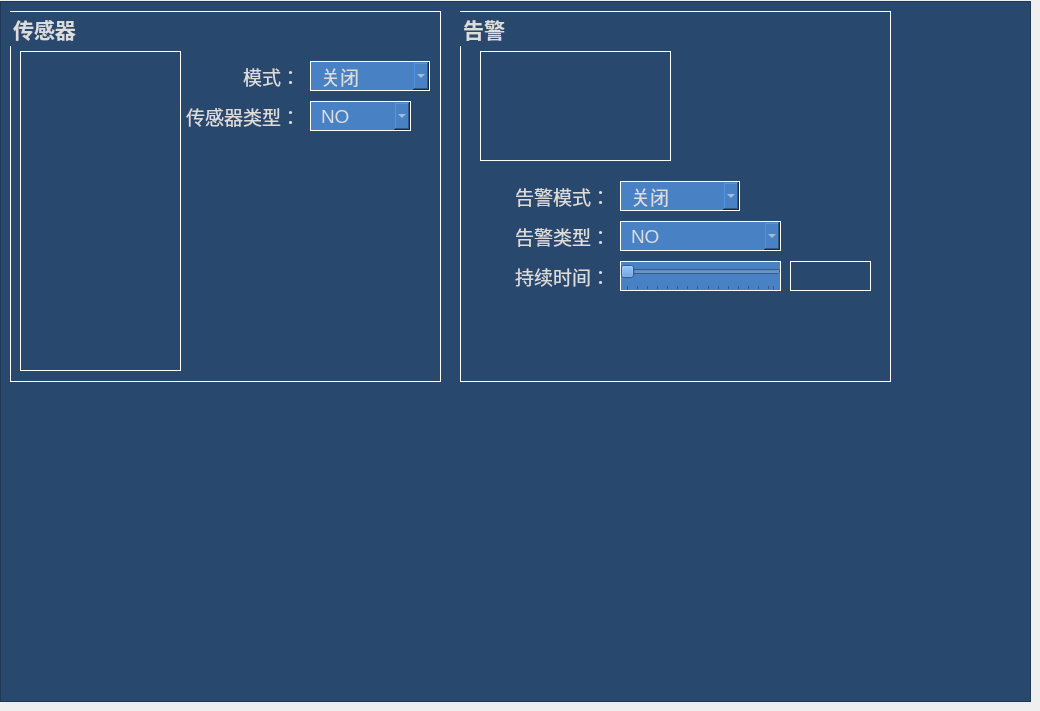
   <widget class="QWidget" name="tab_dio">
    <attribute name="title">
     <string>DIO</string>
    </attribute>
    <widget class="QFrame" name="frame_7">
     <property name="geometry">
      <rect>
       <x>0</x>
       <y>1</y>
       <width>1031</width>
       <height>701</height>
      </rect>
     </property>
     <property name="styleSheet">
      <string notr="true">background: rgb(40, 72, 110);
color: rgb(220, 220, 220);</string>
     </property>
     <property name="frameShape">
      <enum>QFrame::StyledPanel</enum>
     </property>
     <property name="frameShadow">
      <enum>QFrame::Raised</enum>
     </property>
     <widget class="QGroupBox" name="sensorgroupBox">
      <property name="geometry">
       <rect>
        <x>10</x>
        <y>10</y>
        <width>431</width>
        <height>371</height>
       </rect>
      </property>
      <property name="font">
       <font>
        <family>Tahoma</family>
        <pointsize>16</pointsize>
        <weight>75</weight>
        <bold>true</bold>
       </font>
      </property>
      <property name="styleSheet">
       <string notr="true">background: transparent;
border: 1 solid rgb(255,255,255);</string>
      </property>
      <property name="title">
       <string>传感器</string>
      </property>
      <widget class="QTreeWidget" name="sensortreeWidget">
       <property name="enabled">
        <bool>true</bool>
       </property>
       <property name="geometry">
        <rect>
         <x>10</x>
         <y>40</y>
         <width>161</width>
         <height>320</height>
        </rect>
       </property>
       <property name="font">
        <font>
         <family>Tahoma</family>
         <pointsize>14</pointsize>
        </font>
       </property>
       <property name="styleSheet">
        <string notr="true">background: rgb(40, 72, 110);
color: rgb(200, 200, 200);
padding-top: 10; padding-bottom:10;padding-left: 2; padding-right:2;</string>
       </property>
       <property name="frameShape">
        <enum>QFrame::Box</enum>
       </property>
       <property name="frameShadow">
        <enum>QFrame::Raised</enum>
       </property>
       <property name="lineWidth">
        <number>2</number>
       </property>
       <property name="autoScroll">
        <bool>false</bool>
       </property>
       <property name="autoScrollMargin">
        <number>16</number>
       </property>
       <property name="horizontalScrollMode">
        <enum>QAbstractItemView::ScrollPerItem</enum>
       </property>
       <property name="indentation">
        <number>20</number>
       </property>
       <property name="headerHidden">
        <bool>true</bool>
       </property>
       <attribute name="headerVisible">
        <bool>false</bool>
       </attribute>
       <attribute name="headerHighlightSections">
        <bool>false</bool>
       </attribute>
       <attribute name="headerShowSortIndicator" stdset="0">
        <bool>false</bool>
       </attribute>
       <attribute name="headerStretchLastSection">
        <bool>true</bool>
       </attribute>
       <column>
        <property name="text">
         <string notr="true">1</string>
        </property>
       </column>
      </widget>
      <widget class="QLabel" name="sensortypelabel">
       <property name="geometry">
        <rect>
         <x>170</x>
         <y>90</y>
         <width>120</width>
         <height>30</height>
        </rect>
       </property>
       <property name="font">
        <font>
         <family>Tahoma</family>
         <pointsize>14</pointsize>
        </font>
       </property>
       <property name="styleSheet">
        <string notr="true">background: transparent;
border: 0;</string>
       </property>
       <property name="text">
        <string>传感器类型：</string>
       </property>
       <property name="alignment">
        <set>Qt::AlignRight|Qt::AlignTrailing|Qt::AlignVCenter</set>
       </property>
      </widget>
      <widget class="QComboBox" name="sensortypecomboBox">
       <property name="enabled">
        <bool>true</bool>
       </property>
       <property name="geometry">
        <rect>
         <x>300</x>
         <y>90</y>
         <width>101</width>
         <height>30</height>
        </rect>
       </property>
       <property name="font">
        <font>
         <family>Tahoma</family>
         <pointsize>14</pointsize>
        </font>
       </property>
       <property name="cursor">
        <cursorShape>PointingHandCursor</cursorShape>
       </property>
       <property name="styleSheet">
        <string notr="true">background: rgb(72, 130, 197);
color: rgb(220, 220, 220);
padding-left: 10; padding-right:10;</string>
       </property>
       <item>
        <property name="text">
         <string>NO</string>
        </property>
       </item>
       <item>
        <property name="text">
         <string>NC</string>
        </property>
       </item>
      </widget>
      <widget class="QLabel" name="sensorenablelabel">
       <property name="geometry">
        <rect>
         <x>170</x>
         <y>50</y>
         <width>120</width>
         <height>30</height>
        </rect>
       </property>
       <property name="font">
        <font>
         <family>Tahoma</family>
         <pointsize>14</pointsize>
        </font>
       </property>
       <property name="styleSheet">
        <string notr="true">background: transparent;
border: 0;</string>
       </property>
       <property name="text">
        <string>模式：</string>
       </property>
       <property name="alignment">
        <set>Qt::AlignRight|Qt::AlignTrailing|Qt::AlignVCenter</set>
       </property>
      </widget>
      <widget class="QComboBox" name="sensorenable">
       <property name="enabled">
        <bool>true</bool>
       </property>
       <property name="geometry">
        <rect>
         <x>300</x>
         <y>50</y>
         <width>120</width>
         <height>30</height>
        </rect>
       </property>
       <property name="font">
        <font>
         <family>Tahoma</family>
         <pointsize>14</pointsize>
        </font>
       </property>
       <property name="cursor">
        <cursorShape>PointingHandCursor</cursorShape>
       </property>
       <property name="contextMenuPolicy">
        <enum>Qt::NoContextMenu</enum>
       </property>
       <property name="styleSheet">
        <string notr="true">background: rgb(72, 130, 197);
color: rgb(220, 220, 220);
padding-left: 10; padding-right:10;</string>
       </property>
       <property name="insertPolicy">
        <enum>QComboBox::NoInsert</enum>
       </property>
       <item>
        <property name="text">
         <string>关闭</string>
        </property>
       </item>
       <item>
        <property name="text">
         <string>打开</string>
        </property>
       </item>
      </widget>
     </widget>
     <widget class="QGroupBox" name="alarmgroupBox">
      <property name="geometry">
       <rect>
        <x>460</x>
        <y>10</y>
        <width>431</width>
        <height>371</height>
       </rect>
      </property>
      <property name="font">
       <font>
        <family>Tahoma</family>
        <pointsize>16</pointsize>
        <weight>75</weight>
        <bold>true</bold>
       </font>
      </property>
      <property name="styleSheet">
       <string notr="true">background: transparent;
border: 1 solid rgb(255,255,255);</string>
      </property>
      <property name="title">
       <string>告警</string>
      </property>
      <widget class="QTreeWidget" name="alarmtreeWidget">
       <property name="enabled">
        <bool>true</bool>
       </property>
       <property name="geometry">
        <rect>
         <x>20</x>
         <y>40</y>
         <width>191</width>
         <height>110</height>
        </rect>
       </property>
       <property name="font">
        <font>
         <family>Tahoma</family>
         <pointsize>14</pointsize>
        </font>
       </property>
       <property name="styleSheet">
        <string notr="true">background: rgb(40, 72, 110);
color: rgb(200, 200, 200);
padding-top: 10; padding-bottom:10;padding-left: 2; padding-right:2;</string>
       </property>
       <property name="frameShape">
        <enum>QFrame::Box</enum>
       </property>
       <property name="frameShadow">
        <enum>QFrame::Raised</enum>
       </property>
       <property name="lineWidth">
        <number>2</number>
       </property>
       <property name="autoScroll">
        <bool>false</bool>
       </property>
       <property name="autoScrollMargin">
        <number>16</number>
       </property>
       <property name="horizontalScrollMode">
        <enum>QAbstractItemView::ScrollPerItem</enum>
       </property>
       <property name="indentation">
        <number>20</number>
       </property>
       <property name="headerHidden">
        <bool>true</bool>
       </property>
       <attribute name="headerVisible">
        <bool>false</bool>
       </attribute>
       <attribute name="headerHighlightSections">
        <bool>false</bool>
       </attribute>
       <attribute name="headerShowSortIndicator" stdset="0">
        <bool>false</bool>
       </attribute>
       <attribute name="headerStretchLastSection">
        <bool>true</bool>
       </attribute>
       <column>
        <property name="text">
         <string notr="true">1</string>
        </property>
       </column>
      </widget>
      <widget class="QLabel" name="alarmenablelabel">
       <property name="geometry">
        <rect>
         <x>19</x>
         <y>170</y>
         <width>131</width>
         <height>30</height>
        </rect>
       </property>
       <property name="font">
        <font>
         <family>Tahoma</family>
         <pointsize>14</pointsize>
        </font>
       </property>
       <property name="styleSheet">
        <string notr="true">background: transparent;
border: 0;</string>
       </property>
       <property name="text">
        <string>告警模式：</string>
       </property>
       <property name="alignment">
        <set>Qt::AlignRight|Qt::AlignTrailing|Qt::AlignVCenter</set>
       </property>
      </widget>
      <widget class="QComboBox" name="alarmtypecomboBox">
       <property name="enabled">
        <bool>true</bool>
       </property>
       <property name="geometry">
        <rect>
         <x>160</x>
         <y>210</y>
         <width>161</width>
         <height>30</height>
        </rect>
       </property>
       <property name="font">
        <font>
         <family>Tahoma</family>
         <pointsize>14</pointsize>
        </font>
       </property>
       <property name="cursor">
        <cursorShape>PointingHandCursor</cursorShape>
       </property>
       <property name="styleSheet">
        <string notr="true">background: rgb(72, 130, 197);
color: rgb(220, 220, 220);
padding-left: 10; padding-right:10;</string>
       </property>
       <item>
        <property name="text">
         <string>NO</string>
        </property>
       </item>
       <item>
        <property name="text">
         <string>NC</string>
        </property>
       </item>
      </widget>
      <widget class="QLabel" name="alarmtypelabel">
       <property name="geometry">
        <rect>
         <x>19</x>
         <y>210</y>
         <width>131</width>
         <height>30</height>
        </rect>
       </property>
       <property name="font">
        <font>
         <family>Tahoma</family>
         <pointsize>14</pointsize>
        </font>
       </property>
       <property name="styleSheet">
        <string notr="true">background: transparent;
border: 0;</string>
       </property>
       <property name="text">
        <string>告警类型：</string>
       </property>
       <property name="alignment">
        <set>Qt::AlignRight|Qt::AlignTrailing|Qt::AlignVCenter</set>
       </property>
      </widget>
      <widget class="QLabel" name="alarmdelaytimelabel">
       <property name="geometry">
        <rect>
         <x>19</x>
         <y>250</y>
         <width>131</width>
         <height>30</height>
        </rect>
       </property>
       <property name="font">
        <font>
         <family>Tahoma</family>
         <pointsize>14</pointsize>
        </font>
       </property>
       <property name="styleSheet">
        <string notr="true">background: transparent;
border: 0;</string>
       </property>
       <property name="text">
        <string>持续时间：</string>
       </property>
       <property name="alignment">
        <set>Qt::AlignRight|Qt::AlignTrailing|Qt::AlignVCenter</set>
       </property>
      </widget>
      <widget class="QSlider" name="alarmdelaytimeslider">
       <property name="enabled">
        <bool>true</bool>
       </property>
       <property name="geometry">
        <rect>
         <x>160</x>
         <y>250</y>
         <width>161</width>
         <height>30</height>
        </rect>
       </property>
       <property name="font">
        <font>
         <family>Tahoma</family>
         <pointsize>14</pointsize>
        </font>
       </property>
       <property name="cursor">
        <cursorShape>PointingHandCursor</cursorShape>
       </property>
       <property name="styleSheet">
        <string notr="true">background: rgb(72, 130, 197);
color: rgb(220, 220, 220);
padding-left: 10; padding-right:10;</string>
       </property>
       <property name="minimum">
        <number>1</number>
       </property>
       <property name="maximum">
        <number>30</number>
       </property>
       <property name="pageStep">
        <number>2</number>
       </property>
       <property name="orientation">
        <enum>Qt::Horizontal</enum>
       </property>
       <property name="invertedControls">
        <bool>false</bool>
       </property>
       <property name="tickPosition">
        <enum>QSlider::TicksBelow</enum>
       </property>
       <property name="tickInterval">
        <number>2</number>
       </property>
      </widget>
      <widget class="QLabel" name="alarmdelaytimevalue">
       <property name="geometry">
        <rect>
         <x>330</x>
         <y>250</y>
         <width>81</width>
         <height>30</height>
        </rect>
       </property>
       <property name="font">
        <font>
         <family>Tahoma</family>
         <pointsize>14</pointsize>
        </font>
       </property>
       <property name="styleSheet">
        <string notr="true">background-color: transparent;</string>
       </property>
       <property name="frameShape">
        <enum>QFrame::Panel</enum>
       </property>
       <property name="text">
        <string/>
       </property>
       <property name="alignment">
        <set>Qt::AlignCenter</set>
       </property>
      </widget>
      <widget class="QComboBox" name="alarmenable">
       <property name="enabled">
        <bool>true</bool>
       </property>
       <property name="geometry">
        <rect>
         <x>160</x>
         <y>170</y>
         <width>120</width>
         <height>30</height>
        </rect>
       </property>
       <property name="font">
        <font>
         <family>Tahoma</family>
         <pointsize>14</pointsize>
        </font>
       </property>
       <property name="cursor">
        <cursorShape>PointingHandCursor</cursorShape>
       </property>
       <property name="contextMenuPolicy">
        <enum>Qt::NoContextMenu</enum>
       </property>
       <property name="styleSheet">
        <string notr="true">background: rgb(72, 130, 197);
color: rgb(220, 220, 220);
padding-left: 10; padding-right:10;</string>
       </property>
       <property name="insertPolicy">
        <enum>QComboBox::NoInsert</enum>
       </property>
       <item>
        <property name="text">
         <string>关闭</string>
        </property>
       </item>
       <item>
        <property name="text">
         <string>打开</string>
        </property>
       </item>
      </widget>
     </widget>
    </widget>
   </widget>
